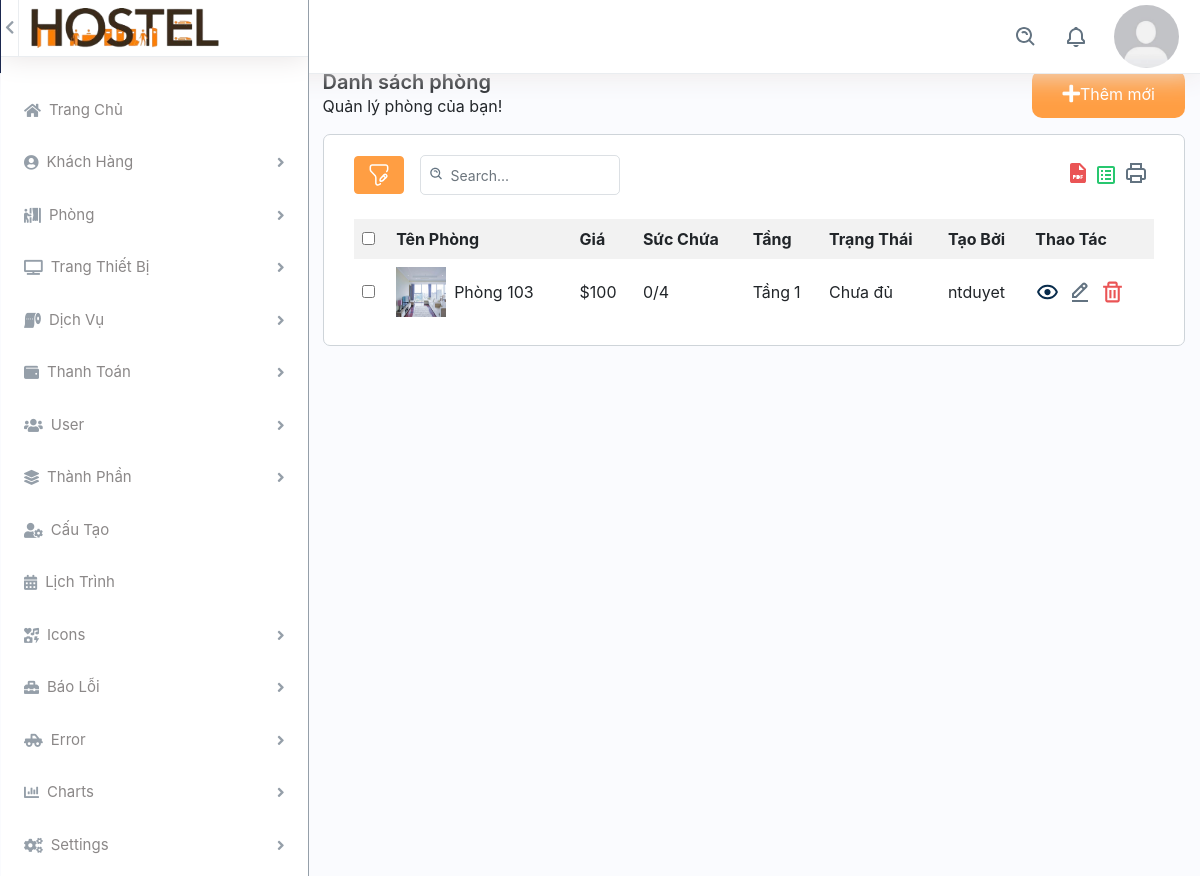
The page /back_end/list-room.php (signed in) on the database its author committed.
### tables this page shows
CREATE TABLE `phong` (
  `id` int(11) NOT NULL,
  `ten_phong` text NOT NULL,
  `suc_chua` int(11) NOT NULL,
  `id_tang` int(11) NOT NULL,
  `gia` decimal(10,0) NOT NULL,
  `trang_thai` text NOT NULL DEFAULT 'Chưa đủ',
  `anh_dai_dien` varchar(500) DEFAULT NULL,
  `anh_khac` varchar(1000) DEFAULT NULL,
  `nguoi_tao` text DEFAULT NULL,
  `noi_dung` text DEFAULT NULL,
  `mo_ta` text DEFAULT NULL,
  `so_luong_hien_tai` int(11) DEFAULT 0
);

### config/database.php (called while the page is built, shortened)
<?php
class Database {
    private $host = servername;
    private $user = username;
    private $password = password;
    private $dbname = dbname;
    private $link;
    private function connectDB() {
        $this->link = new mysqli($this->host, $this->user, $this->password, $this->dbname);
    }
    public function select($query) {
        $result = $this->link->query($query) or die($this->link->error . __LINE__);
        if ($result->num_rows > 0) {
            return $result;
        } else {
            return false;
        }
    }
}
?>

### back_end/list-room.php (the view, shortened to what this page needs)
<?php
if(empty($_SESSION['username'])){
    var_dump($_SESSION['username']);
    header("location: dang_nhap.html");
} else{ ?>
    <?php
    include 'header.php';
    include 'side-bar.php';
    ?>
        <div class="col-md-9">
            <div class="col-12 container-content">
                <div class="header-content pb-3">
                    <div class="title-content">
                        <h3 class="m-0 strong">Danh sách phòng</h3>
                        <div class="span">Quản lý phòng của bạn!</div>
                    </div>
                    <a href="add-rooms.php" class="button-add">
                        <i class="fas fa-plus"></i>
                        <span>Thêm mới</span>
                    </a>
                </div>
                <div class="content-add-room col-12">
                    <?php
                    include '../config/database.php';
                    ?>
                    <div class="table-top d-flex justify-content-between mb-4">
                        <div class="search-set d-flex align-items-center mr-2">
                            <div class="search-path mr-3">
                                <a class="btn btn-filter" id="filter_search">
                                    <img src="../assets/img/filter.svg" alt="img">
                                </a>
                            </div>
                            <div class="search-input">
                                <a class="btn btn-searchset"><img src="../assets/img/search-white.svg" alt="img"></a>
                                <div id="DataTables_Table_0_filter" class="dataTables_filter">
                                    <label>
                                        <input type="search" id="searchInput" class="form-control form-control-sm" placeholder="Search..." aria-controls="DataTables_Table_0">
                                    </label>
                                </div>
                            </div>
                        </div>
                        <div class="wordset d-flex align-items-center">
                            <ul class="d-flex">
                                <li class="mr-2">
                                    <a data-bs-toggle="tooltip" data-bs-placement="top" title="" data-bs-original-title="pdf" aria-label="pdf"><img src="../assets/img/pdf.svg" alt="img"></a>
                                </li>
                                <li class="mr-2">
                                    <a data-bs-toggle="tooltip" data-bs-placement="top" title="" data-bs-original-title="excel" aria-label="excel"><img src="../assets/img/excel.svg" alt="img"></a>
                                </li>
                                <li class="mr-2">
                                    <a data-bs-toggle="tooltip" data-bs-placement="top" title="" data-bs-original-title="print" aria-label="print"><img src="../assets/img/printer.svg" alt="img"></a>
                                </li>
                            </ul>
                        </div>
                    </div>
                    <div id="contents">
                        <?php
                        $db = new Database();
                        $sql = "SELECT * FROM phong";
                        $result = $db->select($sql);
                        ?>
                        <?php if ($result->num_rows > 0) { ?>
                            <table class="table-data">
                                <tr>
                                    <th>
                                        <input type="checkbox" name="check_all">
                                    </th>
                                    <th>Tên Phòng</th>
                                    <th>Giá</th>
                                    <th>Sức Chứa</th>
                                    <th>Tầng</th>
                                    <th>Trạng Thái</th>
                                    <th>Tạo Bởi</th>
                                    <th>Thao Tác</th>
                                </tr>
                                <?php while ($row = $result->fetch_assoc()) { ?>
                                    <tr>
                                        <td><input type="checkbox" name="check_daughter"></td>
                                        <td class="d-flex align-items-center"><img class="img-fluid img-responsive mr-2" height="10" width="10" src="../assets/img/<?php echo $row['anh_dai_dien']; ?>" alt="Phong ki tuc xa"> <?php echo $row['ten_phong']; ?></td>
                                        <td><span>$</span><?php echo $row['gia']; ?></td>
                                        <td><?php echo $row['so_luong_hien_tai']; ?>/<?php echo $row['suc_chua']; ?></td>
                                        <td><span class="mr-1">Tầng</span><?php echo $row['id_tang']; ?></td>
                                        <td><?php echo $row['trang_thai']; ?></td>
                                        <td><?php echo $row['nguoi_tao'] ?></td>
                                        <td class="d-flex thao-tac">
                                            <a class="me-3" href="../front_end/room-detail.php?id=<?php echo $row['id'];?>">
                                                <img src="../assets/img/eye.svg" alt="img" class="img-fluid">
                                            </a>
                                            <a class="me-3" href="edit-room.php?id=<?php echo $row['id']; ?>">
                                                <img src="../assets/img/edit.svg" alt="img" class="img-fluid icon-edit">
                                            </a>
                                            <a class="confirm-text" href="delete-room.php?id=<?php echo $row['id']; ?>">
                                                <img src="../assets/img/delete.svg" alt="img" class="img-fluid">
                                            </a>
                                        </td>
                                    </tr>
                                <?php } ?>
                            </table>
                        <?php } else {
                            echo "Không có dữ liệu.";
                        } ?>
                    </div>
                </div>
            </div>
        </div>
    </div>
    </body>
    </html>
<?php } ?>

### assets/css/duyet.css (style rules this page uses)
img { height: auto; width: 100%; }
body, html { height: 100%; margin: 0; background-color: #FAFBFE; }
i.fas, i.fab { display: flex; flex-direction: column; justify-content: center; font-size: 15px; color: #959FA9; }
.container-content { margin-top: 70px; position: relative; overflow-y: scroll; overflow: hidden; }
.button-add { display: flex; padding: 0 30px; border-radius: 10px; background-color: #FF9E43; color: white; }
.button-add i { display: flex; flex-direction: column; justify-content: center; font-size: 20px; color: white; }
.button-add span { display: flex; flex-direction: column; justify-content: center; }
.header-content { display: flex; justify-content: space-between; }
.table-data { width: 100%; border-collapse: collapse; }
.table-data th,.table-data td { padding: 8px; text-align: left; }
.table-data th { background-color: #f2f2f2; }
table.table-data img { width: 50px; height: 50px; }
a#filter_search { border: 1px solid #FF9E43; background: #FF9E43; }
div#DataTables_Table_0_filter input { background: transparent; height: 40px; border: 1px solid rgba(145, 158, 171, 0.32); width: 200px; border-radius: 5px ; padding: 0 15px 0 30px; }
div#DataTables_Table_0_filter { position: relative; height: 100%; }
a.btn.btn-searchset { padding: 2px; border-radius: 50px; position: absolute; top: 8px; left: 6px; z-index: 2; }
.search-input { position: relative; }
div#DataTables_Table_0_filter label { margin: 0; }
td.thao-tac .icon-edit { width: 16px; }
td.thao-tac img { width: 25px; }
.content-add-room { padding: 20px 30px; border: 1px solid #CED4D9; border-radius: 7px; background: #ffffff; }
.strong { font-weight: 600; font-size: 20px; }

### rows shown on the page
phong: anh_dai_dien (picture), ten_phong "Phòng 103", gia "100", so_luong_hien_tai "0", suc_chua "4", id_tang "1", trang_thai "Chưa đủ", nguoi_tao "ntduyet"
